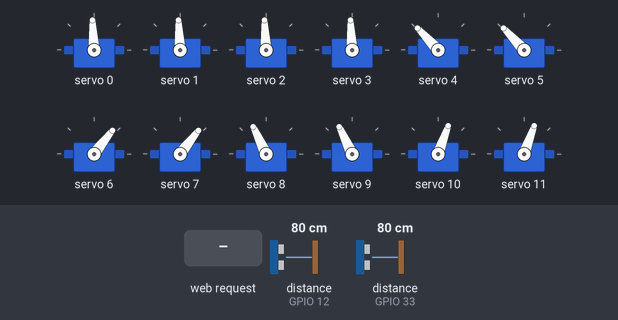
A sketch run on a simulated ESP32. On the bench: 12 × servo. Wiring (inferred from the names in the program): 2 × ultrasonic range finder: trigger GPIO 14, echo GPIO 12 / trigger GPIO 25, echo GPIO 33. Inputs (shaded band) come from the test bench; at power-on: distance to the obstacle (sensors on GPIO 33, GPIO 12) 80 cm. The echo pulse lasts 58.3 µs per cm; what the sketch prints to the serial monitor is not drawn.

Above: at 3.4 s.
3.5 s: HTTP request GET /play received
At 4.32 s:
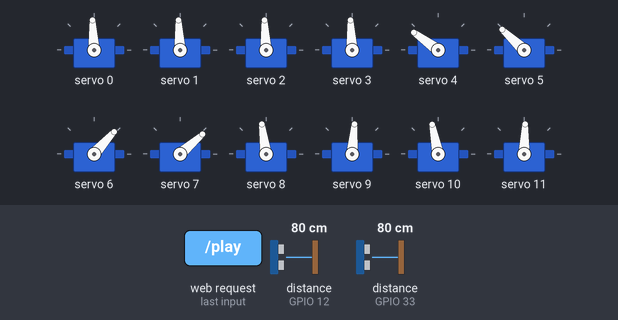
7.0 s: distance to the obstacle (sensor on GPIO 33) set to 34 cm
10.5 s: distance to the obstacle (sensor on GPIO 33) set to 26 cm
At 11.45 s:
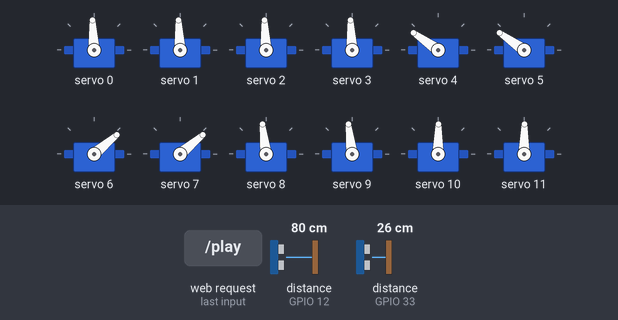
14.0 s: distance to the obstacle (sensor on GPIO 12) set to 32 cm
17.6 s: distance to the obstacle (sensor on GPIO 12) set to 28 cm
At 19.2 s:
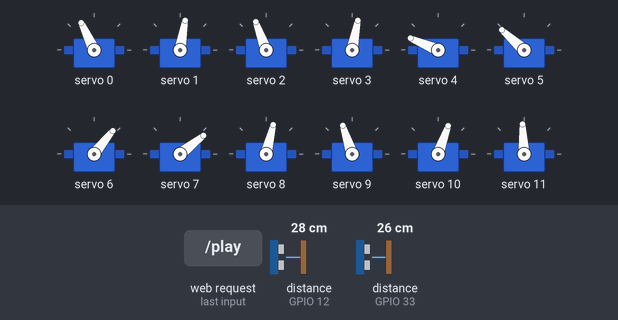
21.1 s: HTTP request GET /ASSIS received
At 24.3 s:
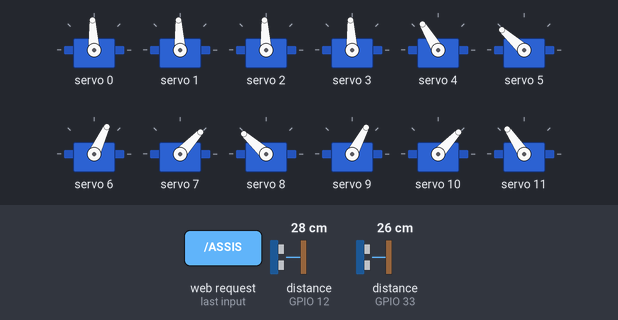
Timing chart, 0 to 33.2 s (numbered marks = the images above; inputs shaded):
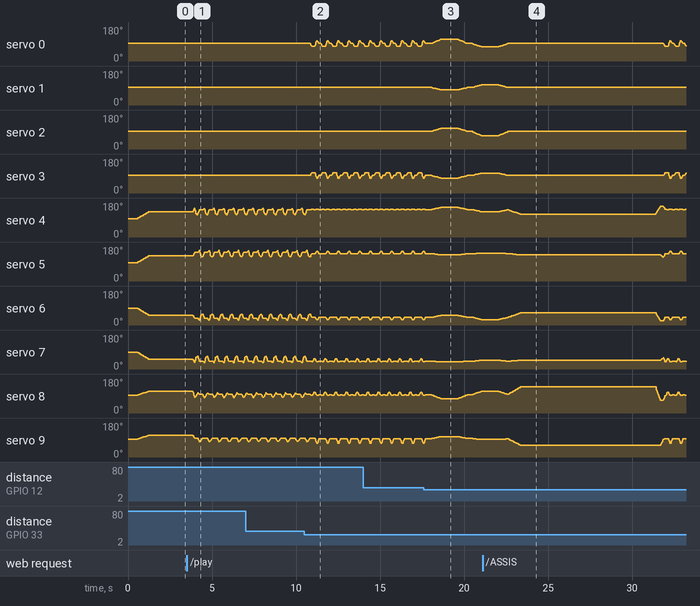

Measured:
- the behaviour switches between 31 and 30 cm on distance to the obstacle (sensor on GPIO 33) (found by bisection; images 1 and 2)
- the behaviour switches between 31 and 30 cm on distance to the obstacle (sensor on GPIO 12) (found by bisection; images 2 and 3)
- after the input at 17.6 s, servo 2: rises from 93° to 110° in 0.51 s, then falls to 70° in 2.4 s
- after the input at 21.1 s, servo 0–3: goes on until 22.6 s, then stays 93°

The sketch:

Main_ROKI.ino
```cpp
/*Roki the robot code!
you can add some animation function in ROKI.cpp or modify any movements.
github of project:  https://github.com/Crafitys/ROKI_robot
*/

#include "ROKI.h"
#include <Adafruit_PWMServoDriver.h>
#include <WiFi.h>
#include <WebServer.h>
extern Adafruit_PWMServoDriver myServo;


#define TRIGGER_PIN_LEFT 14
#define ECHO_PIN_LEFT 12
#define TRIGGER_PIN_RIGHT 25
#define ECHO_PIN_RIGHT 33

extern int currentAngle[]; //angle current for all servos
unsigned long distanceLeft = 0;
unsigned long distanceRight = 0;
bool isRunning = false;

const char* ssid = "ROKI001"; // Nom du réseau
const char* password = "ROKI001123456"; // Mot de passe du réseau
//for ip adress open serial monitor
WebServer server(80);

#define SERVOMIN 500
#define SERVOMAX 2500

void setup() {
  Serial.begin(9600);

  WiFi.softAP(ssid, password);
  Serial.println("Point d'accès démarré");
  Serial.print("IP Address: ");
  Serial.println(WiFi.softAPIP());

  server.on("/", HTTP_GET, []() {
    server.send(200, "text/html", getPage());
  });
  server.on("/angles", HTTP_GET, []() {
  String json = "[";
  for (int i = 0; i < 12; i++) {
    if (i > 0) json += ",";
    json += String(currentAngle[i]);
  }
  json += "]";
  server.send(200, "application/json", json);
});
server.on("/play", HTTP_GET, []() {
  isRunning = true;
  server.send(200, "text/plain", "Playing");
});

server.on("/pause", HTTP_GET, []() {
  isRunning = false;
  server.send(200, "text/plain", "Paused");
});
server.on("/pause", HTTP_GET, []() {
  isRunning = false;
  server.send(200, "text/plain", "Paused");
});
server.on("/ASSIS", HTTP_GET, []() {
  assis();
  server.send(200, "text/plain", "ASSIS");
});
server.on("/VAGUE", HTTP_GET, []() {
  vague();
  server.send(200, "text/plain", "VAGUE");
});
server.on("/RECHERCHE", HTTP_GET, []() {
  regardG();
  regardD();
  server.send(200, "text/plain", "RECHERCHE");
});
server.on("/COUCHE", HTTP_GET, []() {
  couche();
  server.send(200, "text/plain", "COUCHE");
});
  server.begin();
  server.on("/distances", HTTP_GET, []() {
  String json = "{\"left\": " + String(distanceLeft) + ", \"right\": " + String(distanceRight) + "}";
  server.send(200, "application/json", json);
});

  myServo.begin();
  myServo.setPWMFreq(60);
  delay(500);
  pinMode(TRIGGER_PIN_LEFT, OUTPUT);
  pinMode(ECHO_PIN_LEFT, INPUT);
  pinMode(TRIGGER_PIN_RIGHT, OUTPUT);
  pinMode(ECHO_PIN_RIGHT, INPUT);

  initialisation();
  delay(1000);
}

void loop()
{
  server.handleClient();

  if (isRunning){
    distanceLeft = measureDistance(TRIGGER_PIN_LEFT, ECHO_PIN_LEFT);
    distanceRight = measureDistance(TRIGGER_PIN_RIGHT, ECHO_PIN_RIGHT);

    if (distanceLeft <30 && distanceRight <30){
      regardG();
      distanceLeft = measureDistance(TRIGGER_PIN_LEFT, ECHO_PIN_LEFT);
      regardD();
      distanceRight = measureDistance(TRIGGER_PIN_RIGHT, ECHO_PIN_RIGHT);
      if (distanceLeft < distanceRight){
        for (int i =0; i< 5; i++){
           droite();
          delay(50);
        }
      }
     else{
       for (int i=0; i<5; i++){
         gauche();
         delay(50);
       }
     }

   }
    else if (distanceLeft && distanceRight > 60){
      marche();
    }

   else if (distanceLeft < 30){
        droite();
        delay(50);

    }
   else if (distanceRight < 30){
       gauche();
       delay(50);

    }
    else{
      marche();
    }
  }
  else {
    distanceLeft = measureDistance(TRIGGER_PIN_LEFT, ECHO_PIN_LEFT);
    distanceRight = measureDistance(TRIGGER_PIN_RIGHT, ECHO_PIN_RIGHT);
    attente();
  }
}

String getPage() {
  String page = "<!DOCTYPE html><html><head><title>ESP32 Web Server</title><style>"
                "body {text-align: center; font-family: Arial, sans-serif;}"
                "table {margin: 0 auto; border: 1px solid black; border-collapse: collapse;} "
                "th, td {padding: 10px; border: 1px solid black;} "
                ".jauge {width: 50px; height: 200px; border: 1px solid #000; position: relative; display: inline-block; margin-right: 20px;} "
                ".niveau {width: 100%; height: 0%; background-color: red; position: absolute; bottom: 0;}"
                "button {margin: 10px; padding: 15px 30px; font-size: 16px;}"
                "</style></head><body>"
                "<h1>ROKI ROBOT DOG</h1>"
                "<table id='anglesTable'><tr><th>Servo #</th><th>Angle</th></tr></table>"
                "<button id='playButton'>Play</button><button id='pauseButton'>Pause</button>"
                "<div style='margin-top:20px;'>"
                "<h2>LEFT RIGHT DISTANCES</h2>"
                "<div id='jaugeGauche' class='jauge'>"
                "<div id='niveauGauche' class='niveau'></div>"
                "</div>"
                "<div id='jaugeDroite' class='jauge'>"
                "<div id='niveauDroite' class='niveau'></div>"
                "</div>"
                "</div>"
                "<button id='ASSIS'>ASSIS</button><button id='VAGUE'>VAGUE</button>"
                "<button id='RECHERCHE'>RECHERCHE</button><button id='COUCHE'>COUCHE</button>"
                "</div>"
                "</div>"
                "<script>"
                "document.getElementById('playButton').onclick = function() { fetch('/play').then(() => { console.log('Playing'); }); };"
                "document.getElementById('pauseButton').onclick = function() { fetch('/pause').then(() => { console.log('Paused'); }); };"
                "document.getElementById('ASSIS').onclick = function() { fetch('/ASSIS').then(() => { console.log('ASSIS'); }); };"
                "document.getElementById('VAGUE').onclick = function() { fetch('/VAGUE').then(() => { console.log('VAGUE'); }); };"
                "document.getElementById('RECHERCHE').onclick = function() { fetch('/RECHERCHE').then(() => { console.log('RECHERCHE'); }); };"
                "document.getElementById('COUCHE').onclick = function() { fetch('/COUCHE').then(() => { console.log('COUCHE'); }); };"
                "setInterval(function() {"
                "fetch('/angles').then(response => response.json()).then(data => {"
                "const table = document.getElementById('anglesTable');"
                "let innerHTML = '<tr><th>Servo #</th><th>Angle</th></tr>';"
                "for (let i = 0; i < data.length; i++) {"
                "innerHTML += '<tr><td>' + (i + 1) + '</td><td>' + data[i] + '</td></tr>';"
                "}"
                "table.innerHTML = innerHTML;"
                "});"
                "fetch('/distances').then(response => response.json()).then(data => {"
                "document.getElementById('niveauGauche').style.height = Math.min(data.left / 100 * 200, 200) + 'px';"
                "document.getElementById('niveauDroite').style.height = Math.min(data.right / 100 * 200, 200) + 'px';"
                "});"
                "}, 100);"
                "</script>"
                "</body></html>";
  return page;
}
```

ROKI.cpp
```cpp
/* for legs movements you must use "moveArm" function, with parameters :
moveArm(Front leg left - X, Z, Y,/ Rear leg left - X, Z, Y/ Front leg right - X, Z, Y/ Rear leg right - X, Z, Y, Speed ( between 1 to 100, 1 fast 100 very slow))
Please check the github to see the arms map
https://github.com/Crafitys/ROKI_robot
*/


#include "ROKI.h"
#include <math.h>

#include <Wire.h>
#include <Adafruit_PWMServoDriver.h>
#include <WiFi.h>
#include <WebServer.h>
Adafruit_PWMServoDriver myServo = Adafruit_PWMServoDriver(0x40);

const float longF = 98.7;
const float longT = 119.5;
const float longE = 44;
int currentAngle[12];

float RadToDeg(double rad) {
  return float (rad * 180 / 3.1416);
}

float LawOfCosines(float a, float b, float c){
  return acos((a*a + b*b - c*c) / (2 * a * b));
}

float calcAngleF(float x,float z){
  float dist = sqrt(x*x + z*z);
  float A1 = RadToDeg(LawOfCosines(dist, longF, longT));
  float A2 = RadToDeg(LawOfCosines(x, dist, z));

  return (A1 + A2);
}

float calcAngleT(float x,float z)
{
  float distance = sqrt(x*x + z*z);
  float A3 = RadToDeg(LawOfCosines(longT, longF, distance));
  return (A3);
}

float calcAngleE(float y, float z){
  if (y <= -44){
    float Hypo = sqrt(((y+longE)*(y+longE))+z*z);
    float Zj = sqrt(Hypo*Hypo - longE*longE);
    float AHypo = RadToDeg(acos(Zj/Hypo));
    float Hypo2 = RadToDeg(acos((z)/Hypo));
    return 90-(AHypo + Hypo2);
  }
  else {
    float Hypo = sqrt(((y+longE)*(y+longE))+z*z);
    float Zj = sqrt(Hypo*Hypo - longE*longE);
    float AHypo = RadToDeg(acos(Zj/Hypo));
    float AHypo2 = RadToDeg(acos(z/Hypo));
    return 90-(AHypo - AHypo2);
  }
}

float calcZposB(float y, float z){

  float Hypo = sqrt(((y+longE)*(y+longE))+z*z);
  float Zj = sqrt(Hypo*Hypo - longE*longE);
  return Zj;
}

int mapf(float angle){
  int result;
  result = (angle - 0) * (2500 - 500) / (180 - 0) + 500;
  return result;
}
int imapf(float angle){
  int result;
  result = (angle - 500) * (180 - 0) / (2500 - 500) + 0;
  return result;
}

void moveServo(int topos0, int topos1, int topos2, int  topos3, int topos4, int topos8, int topos5, int topos9, int topos6, int topos10, int topos7, int topos11, int duration) {
  int decoupage = 10;
  int diff0 =((currentAngle[0] - topos0)/decoupage);
  int diff1 =((currentAngle[1] - topos1)/decoupage);
  int diff2 =((currentAngle[2] - topos2)/decoupage);
  int diff3 =((currentAngle[3] - topos3)/decoupage);
  int diff4 =((currentAngle[4] - topos4)/decoupage);
  int diff8 =((currentAngle[8] - topos8)/decoupage);
  int diff9 =((currentAngle[9] - topos9)/decoupage);
  int diff5 =((currentAngle[5] - topos5)/decoupage);
  int diff6 =((currentAngle[6] - topos6)/decoupage);
  int diff10 =((currentAngle[10] - topos10)/decoupage);
  int diff7 =((currentAngle[7] - topos7)/decoupage);
  int diff11 =((currentAngle[11] - topos11)/decoupage);

  for (int i = 1; i <= decoupage; i++) {
    myServo.writeMicroseconds(0,currentAngle[0]-diff0);
    currentAngle[0] = currentAngle[0]-diff0;
    myServo.writeMicroseconds(1,currentAngle[1]-diff1);
    currentAngle[1] = currentAngle[1]-diff1;
    myServo.writeMicroseconds(2,currentAngle[2]-diff2);
    currentAngle[2] = currentAngle[2]-diff2;
    myServo.writeMicroseconds(3,currentAngle[3]-diff3);
    currentAngle[3] = currentAngle[3]-diff3;
    myServo.writeMicroseconds(4,currentAngle[4]-diff4);
    currentAngle[4] = currentAngle[4]-diff4;
    myServo.writeMicroseconds(8,currentAngle[8]-diff8);
    currentAngle[8] = currentAngle[8]-diff8;
    myServo.writeMicroseconds(5,currentAngle[5]-diff5);
    currentAngle[5] = currentAngle[5]-diff5;
    myServo.writeMicroseconds(9,currentAngle[9]-diff9);
    currentAngle[9] = currentAngle[9]-diff9;
    myServo.writeMicroseconds(6,currentAngle[6]-diff6);
    currentAngle[6] = currentAngle[6]-diff6;
    myServo.writeMicroseconds(10,currentAngle[10]-diff10);
    currentAngle[10] = currentAngle[10]-diff10;
    myServo.writeMicroseconds(7,currentAngle[7]-diff7);
    currentAngle[7] = currentAngle[7]-diff7;
    myServo.writeMicroseconds(11,currentAngle[11]-diff11);
    currentAngle[11] = currentAngle[11]-diff11;
    delay(duration);
  }
}


void moveArm(float Xpos1, float Zpos1, float Ypos1, float Xpos2, float Zpos2, float Ypos2, float Xpos3, float Zpos3, float Ypos3, float Xpos4, float Zpos4, float Ypos4, int vitesse) {
    int topos0= mapf(180-calcAngleE(Ypos1,Zpos1));
    int topos1= mapf(180-calcAngleE(Ypos2,Zpos2));
    int topos2= mapf(calcAngleE(Ypos3,Zpos3));
    int topos3= mapf(calcAngleE(Ypos4,Zpos4));
    float Zpos1B = calcZposB(Ypos1,Zpos1);
    int topos4 = mapf(calcAngleF(Xpos1,Zpos1B));
    int topos8 = mapf(calcAngleT(Xpos1,Zpos1B));
    float Zpos2B = calcZposB(Ypos2,Zpos2);
    int topos5 = mapf(calcAngleF(Xpos2,Zpos2B));
    int topos9 = mapf(calcAngleT(Xpos2,Zpos2B));
    float Zpos3B = calcZposB(Ypos3,Zpos3);
    int topos6 = mapf(180-calcAngleF(Xpos3,Zpos3B));
    int topos10 = mapf(180-calcAngleT(Xpos3,Zpos3B));
    float Zpos4B = calcZposB(Ypos4,Zpos4);
    int topos7 = mapf(180-calcAngleF(Xpos4,Zpos4B));
    int topos11 = mapf(180-calcAngleT(Xpos4,Zpos4B));
    moveServo(topos0,topos1,topos2,topos3,topos4,topos8,topos5,topos9,topos6,topos10,topos7,topos11,vitesse);
    server.handleClient();
}

void fastArm(float Xpos1,float Zpos1,float Xpos2, float Zpos2, float Xpos3, float Zpos3, float Xpos4, float Zpos4){
  myServo.writeMicroseconds(4,mapf(calcAngleF(Xpos1,Zpos1)));
  currentAngle[4]= mapf(calcAngleF(Xpos1,Zpos1));
  myServo.writeMicroseconds(8,mapf(calcAngleT(Xpos1,Zpos1)));
  currentAngle[8]= mapf(calcAngleF(Xpos1,Zpos1));
  myServo.writeMicroseconds(5,mapf(calcAngleF(Xpos2,Zpos2)));
  currentAngle[5]= mapf(calcAngleF(Xpos2,Zpos2));
  myServo.writeMicroseconds(9,mapf(calcAngleT(Xpos2,Zpos2)));
  currentAngle[9]= mapf(calcAngleF(Xpos2,Zpos2));
  myServo.writeMicroseconds(6,mapf(180-calcAngleF(Xpos3,Zpos3)));
  currentAngle[6]= mapf(180-calcAngleF(Xpos3,Zpos3));
  myServo.writeMicroseconds(10,mapf(180-calcAngleT(Xpos3,Zpos3)));
  currentAngle[10]= mapf(180-calcAngleF(Xpos3,Zpos3));
  myServo.writeMicroseconds(7,mapf(180-calcAngleF(Xpos4,Zpos4)));
  currentAngle[7]= mapf(180-calcAngleF(Xpos4,Zpos4));
  myServo.writeMicroseconds(11,mapf(180-calcAngleT(Xpos4,Zpos4)));
  currentAngle[11]= mapf(180-calcAngleF(Xpos4,Zpos4));
}

void marche(){
  moveArm(1,140,0,-20,160,0,-20,160,0,1,140,0,3);

  moveArm(60,140,0,-20,160,0,-20,160,0,60,140,0,1);

  moveArm(60,160,0,-20,160,0,-20,160,0,60,160,0,3);

  moveArm(1,160,0,-20,140,0,-20,140,0,1,160,0,3);

  moveArm(1,160,0,40,140,0,40,140,0,1,160,0,1);

  moveArm(1,160,0,40,160,0,40,160,0,1,160,0,3);
}

void cours(){

  moveArm(-30,180,0,30,160,0,30,160,0,-30,180,0,3);

  moveArm(-30,160,0,30,180,0,30,180,0,-30,160,0,3);

  moveArm(30,160,0,-30,180,0,-30,180,0,30,160,0,3);

  moveArm(30,180,0,-30,160,0,-30,160,0,30,180,0,3);
}

void gauche(){

  moveArm(1,140,35,1,160,0,1,160,0,1,140,35,2);
  delay(50);

  moveArm(-20,160,35,1,160,0,1,160,0,20,160,35,2);
  delay(50);

  moveArm(1,160,-35,1,130,0,1,130,0,1,160,-35,3);
  delay(50);

  moveArm(1,160,0,1,160,0,1,160,0,1,160,0,2);
  delay(50);
}

void droite(){
   moveArm(1,160,0,1,140,35,1,140,35,1,160,0,2);
  delay(50);

  moveArm(1,160,0,20,160,35,-20,160,35,1,160,0,2);
  delay(50);

  moveArm(1,130,0,1,160,-35,1,160,-35,1,130,0,3);
  delay(50);

  moveArm(1,160,0,1,160,0,1,160,0,1,160,0,2);
  delay(50);

}
void regardG(){
  moveArm(1,160,0,1,160,0,1,160,0,1,160,0,20);
  moveArm(1,140,-50,1,160,35,1,160,50,1,160,-35,50);
  delay(1000);
  moveArm(1,160,0,1,160,0,1,160,0,1,160,0,50);
}
void regardD(){
  moveArm(1,160,0,1,160,0,1,160,0,1,160,0,20);
  moveArm(1,160,50,1,160,-35,1,140,-50,1,160,35,50);
  delay(1000);
  moveArm(1,160,0,1,160,0,1,160,0,1,160,0,50);
}

void initialisation(){
  for (int i = 0; i < 12; i++) {
    myServo.writeMicroseconds(i,mapf(90));
    currentAngle[i] = mapf(90);
  }
  moveArm(1,180,0,1,180,0,1,180,0,1,180,0,70);
}

void attente(){
  moveArm(1,180,0,1,180,0,1,180,0,1,180,0,70);
}

void assis(){
  moveArm(1,200,0,50,100,0,1,200,0,50,100,0,70);
  delay(8000);
  moveArm(1,120,0,50,100,0,1,120,0,50,100,0,20);
  moveArm(1,120,0,50,150,0,1,120,0,50,150,0,10);

}

void vague(){
  moveArm(1,110,30,1,110,30,1,180,0,1,180,0,30);
  moveArm(1,160,0,1,160,0,1,160,0,1,160,0,30);
  moveArm(1,180,0,1,180,0,1,110,30,1,110,30,30);
  moveArm(1,160,0,1,160,0,1,160,0,1,160,0,30);
  moveArm(1,110,30,1,110,30,1,180,0,1,180,0,30);
  moveArm(1,160,0,1,160,0,1,160,0,1,160,0,30);
  moveArm(1,180,0,1,180,0,1,110,30,1,110,30,30);
  moveArm(1,160,0,1,160,0,1,160,0,1,160,0,30);
}

void couche(){
  moveArm(50,100,0,50,100,0,50,100,0,50,100,0,50);
  delay(8000);
}

void testpos(){
  moveArm(1,160,100,1,160,0,1,160,0,1,160,0,75);

}

unsigned long measureDistance(int triggerPin, int echoPin) {
  // Envoi d'une impulsion de déclenchement
  digitalWrite(triggerPin, LOW);
  delayMicroseconds(2);
  digitalWrite(triggerPin, HIGH);
  delayMicroseconds(10);
  digitalWrite(triggerPin, LOW);

  unsigned long duration = pulseIn(echoPin, HIGH);

  unsigned long distance = duration * 0.034 / 2;

  return distance;
}
```

ROKI.h
```cpp
#include <WiFi.h>
#include <WebServer.h>
extern WebServer server;

float RadToDeg(double rad);

float LawOfCosines(float a, float b, float c);

float calcAngleF(float x,float z);

float calcAngleT(float x,float z);

float calcAngleE(float y, float z);

float calcZposB(float y, float z);

int mapf(float angle);

int imapf(float angle);

void moveServo(int topos0, int topos1, int topos2, int  topos3, int topos4, int topos8, int topos5, int topos9, int topos6, int topos10, int topos7, int topos11, int duration);

void moveArm(float Xpos1, float Zpos1, float Ypos1, float Xpos2, float Zpos2, float Ypos2, float Xpos3, float Zpos3, float Ypos3, float Xpos4, float Zpos4, float Ypos4, int vitesse);

void fastArm(float Xpos1,float Zpos1,float Xpos2, float Zpos2, float Xpos3, float Zpos3, float Xpos4, float Zpos4);

void marche();

void cours();

void gauche();

void droite();

void regardG();

void regardD();

void initialisation();

void testpos();

void attente();

void assis();

void vague();

void couche();

unsigned long measureDistance(int triggerPin, int echoPin);
```
